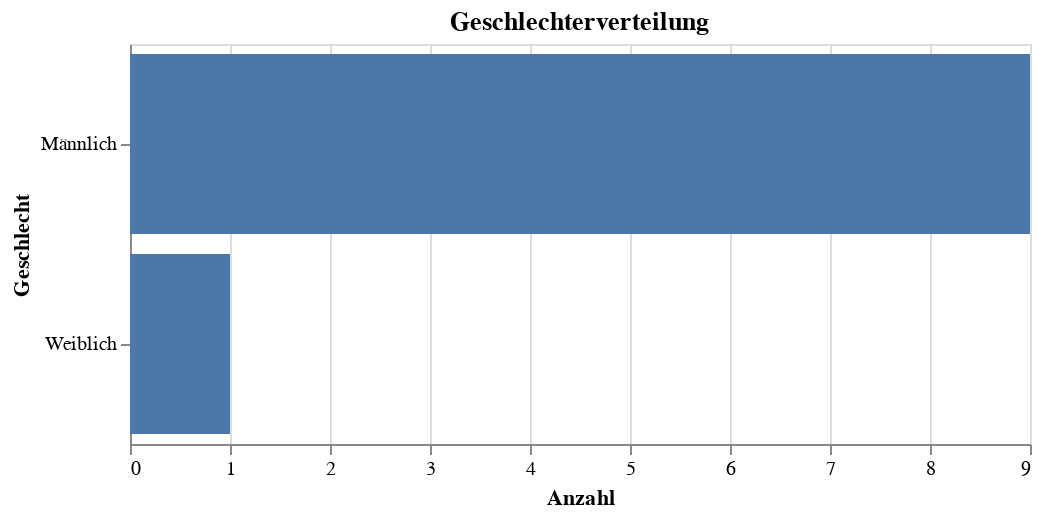

The code cell stored with this chart in its notebook:
### Code cell
# -----------------------------
# 1) Geschlecht
# -----------------------------
gender = freq_df(df, "Unter welchem Geschlecht ordnen Sie sich ein?", dropna=True)

gender_chart = alt.Chart(gender).mark_bar().encode(
    x=alt.X("count:Q", title="Anzahl"),
    y=alt.Y("Unter welchem Geschlecht ordnen Sie sich ein?:N", title="Geschlecht", sort="-x"),
    tooltip=[
        alt.Tooltip("Unter welchem Geschlecht ordnen Sie sich ein?:N", title="Geschlecht"),
        alt.Tooltip("count:Q", title="Anzahl"),
        alt.Tooltip("percent:Q", title="Prozent")
    ]
).properties(
    title="Geschlechterverteilung",
    width=450,
    height=200
)

gender_chart

### Figure 1 — Vega-Lite specification as saved in the notebook (floating-point values rounded to 4 significant figures)
{"config": {"view": {"continuousWidth": 300, "continuousHeight": 300}}, "data": {"name": "data-c24f11277f933d278bb63eb336750d2c"}, "mark": {"type": "bar"}, "encoding": {"tooltip": [{"field": "Unter welchem Geschlecht ordnen Sie sich ein?", "title": "Geschlecht", "type": "nominal"}, {"field": "count", "title": "Anzahl", "type": "quantitative"}, {"field": "percent", "title": "Prozent", "type": "quantitative"}], "x": {"field": "count", "title": "Anzahl", "type": "quantitative"}, "y": {"field": "Unter welchem Geschlecht ordnen Sie sich ein?", "sort": "-x", "title": "Geschlecht", "type": "nominal"}}, "height": 200, "title": "Geschlechterverteilung", "width": 450, "$schema": "https://vega.github.io/schema/vega-lite/v6.1.0.json", "datasets": {"data-c24f11277f933d278bb63eb336750d2c": [{"Unter welchem Geschlecht ordnen Sie sich ein?": "Männlich", "count": 9, "percent": 90.0}, {"Unter welchem Geschlecht ordnen Sie sich ein?": "Weiblich", "count": 1, "percent": 10.0}]}}
